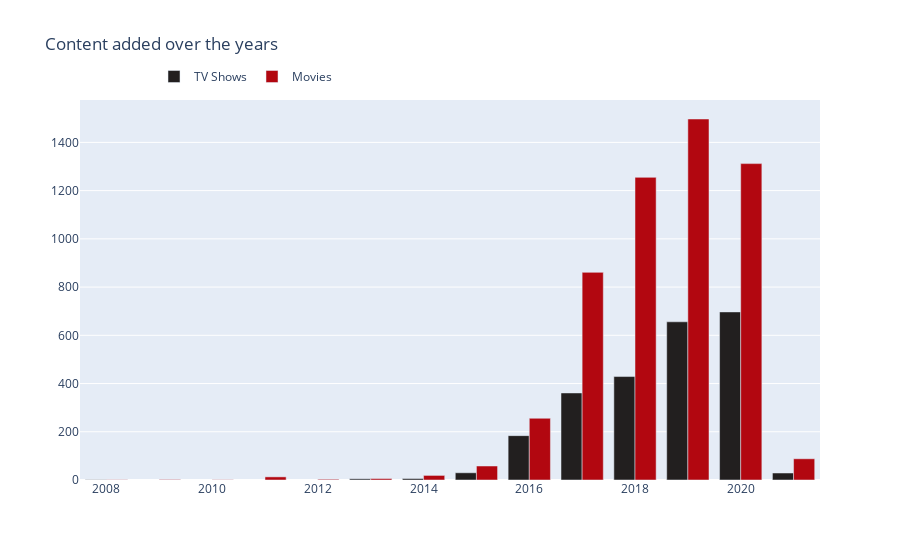

Notebook source saved alongside this figure:
### Code cell
col = "year_added"

vc1 = n_shows[col].value_counts().reset_index() #n_shows['year_added'].value_counts.reset_index()
vc1 = vc1.rename(columns = {col : "count", "index" : col})
vc1['percent'] = vc1['count'].apply(lambda x : 100*x/sum(vc1['count']))
vc1 = vc1.sort_values(col)

vc2 = n_movies[col].value_counts().reset_index()
vc2 = vc2.rename(columns = {col : "count", "index" : col})
vc2['percent'] = vc2['count'].apply(lambda x : 100*x/sum(vc2['count']))
vc2 = vc2.sort_values(col)

trace1 = go.Bar(x=vc1[col], y=vc1["count"], name="TV Shows", marker=dict(color="#221f1f"))
#trace1 = go.scatter(x=vc1['year_added'],y = vc1['count'])
trace2 = go.Bar(x=vc2[col], y=vc2["count"], name="Movies", marker=dict(color="#b20710"))
Trace= [trace1, trace2]
layout = go.Layout(title="Content added over the years", legend=dict(x=0.1, y=1.1, orientation="h"))
fig = go.Figure(Trace, layout=layout)
fig.show()

### Figure 1 — Plotly figure (JSON) as saved in the notebook; plotly's stock layout.template omitted (floating-point values rounded to 4 significant figures)
{"data": [{"marker": {"color": "#221f1f"}, "name": "TV Shows", "type": "bar", "x": [2008, 2013, 2014, 2015, 2016, 2017, 2018, 2019, 2020, 2021], "y": [1, 5, 6, 30, 184, 361, 429, 656, 697, 29]}, {"marker": {"color": "#b20710"}, "name": "Movies", "type": "bar", "x": [2008, 2009, 2010, 2011, 2012, 2013, 2014, 2015, 2016, 2017, 2018, 2019, 2020, 2021], "y": [1, 2, 1, 13, 3, 6, 19, 58, 256, 861, 1255, 1497, 1312, 88]}], "layout": {"legend": {"orientation": "h", "x": 0.1, "y": 1.1}, "title": {"text": "Content added over the years"}}}
